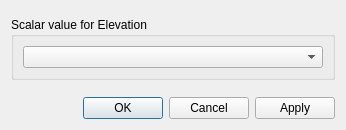
<?xml version="1.0" encoding="UTF-8"?>
<ui version="4.0">
 <class>Post2dBirdEyeWindowGridShapeDataItem_PropertyDialog</class>
 <widget class="QDialog" name="Post2dBirdEyeWindowGridShapeDataItem_PropertyDialog">
  <property name="geometry">
   <rect>
    <x>0</x>
    <y>0</y>
    <width>346</width>
    <height>130</height>
   </rect>
  </property>
  <property name="windowTitle">
   <string>Grid Shape Display Setting</string>
  </property>
  <layout class="QVBoxLayout" name="verticalLayout_2">
   <item>
    <widget class="GridShapeSettingEditWidget" name="shapeEditWidget" native="true"/>
   </item>
   <item>
    <widget class="QGroupBox" name="elevationGroupBox">
     <property name="title">
      <string>Scalar value for Elevation</string>
     </property>
     <layout class="QHBoxLayout" name="horizontalLayout">
      <item>
       <widget class="QComboBox" name="elevationComboBox"/>
      </item>
     </layout>
    </widget>
   </item>
   <item>
    <spacer name="verticalSpacer">
     <property name="orientation">
      <enum>Qt::Vertical</enum>
     </property>
     <property name="sizeHint" stdset="0">
      <size>
       <width>20</width>
       <height>1</height>
      </size>
     </property>
    </spacer>
   </item>
   <item>
    <widget class="QDialogButtonBox" name="buttonBox">
     <property name="orientation">
      <enum>Qt::Horizontal</enum>
     </property>
     <property name="standardButtons">
      <set>QDialogButtonBox::Apply|QDialogButtonBox::Cancel|QDialogButtonBox::Ok</set>
     </property>
    </widget>
   </item>
  </layout>
 </widget>
 <customwidgets>
  <customwidget>
   <class>GridShapeSettingEditWidget</class>
   <extends>QWidget</extends>
   <header>guibase/gridshape/gridshapesettingeditwidget.h</header>
   <container>1</container>
  </customwidget>
 </customwidgets>
 <resources/>
 <connections>
  <connection>
   <sender>buttonBox</sender>
   <signal>accepted()</signal>
   <receiver>Post2dBirdEyeWindowGridShapeDataItem_PropertyDialog</receiver>
   <slot>accept()</slot>
   <hints>
    <hint type="sourcelabel">
     <x>248</x>
     <y>254</y>
    </hint>
    <hint type="destinationlabel">
     <x>157</x>
     <y>274</y>
    </hint>
   </hints>
  </connection>
  <connection>
   <sender>buttonBox</sender>
   <signal>rejected()</signal>
   <receiver>Post2dBirdEyeWindowGridShapeDataItem_PropertyDialog</receiver>
   <slot>reject()</slot>
   <hints>
    <hint type="sourcelabel">
     <x>316</x>
     <y>260</y>
    </hint>
    <hint type="destinationlabel">
     <x>286</x>
     <y>274</y>
    </hint>
   </hints>
  </connection>
 </connections>
</ui>
